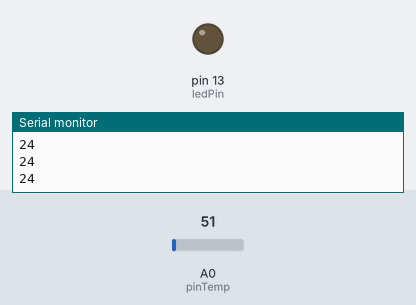
A sketch run on a simulated Arduino Uno, built with avr-gcc and run on an emulated ATmega328P. Shown: output pins drawn as LEDs (lit = HIGH), the last lines printed to the serial monitor. Inputs (shaded band) come from the test bench; at power-on: A0 (pinTemp) = 51.

Above: at 1.2 s.
1.3 s: A0 (pinTemp) set to 136
2.8 s: A0 (pinTemp) set to 156
At 3.8 s:
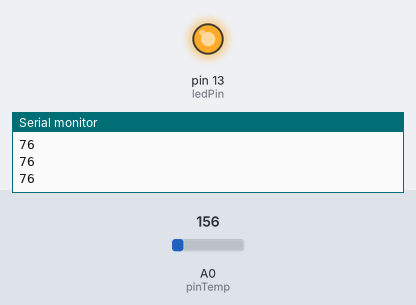
4.3 s: A0 (pinTemp) set to 112
At 4.9 s:
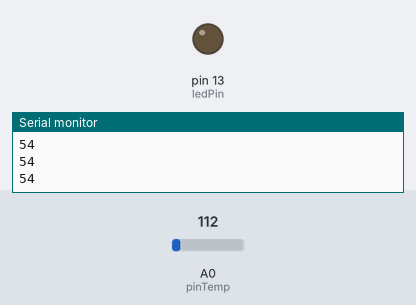
5.8 s: A0 (pinTemp) set to 163
At 7.2 s:
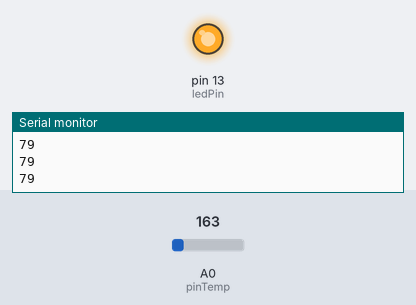
Timing chart, 0 to 8.3 s (numbered marks = the images above; inputs shaded):
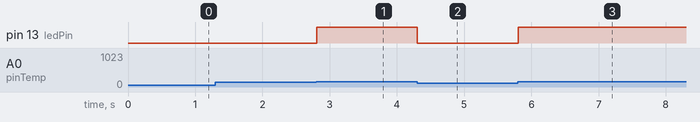

The sketch:

LEDJC.ino
```cpp
//Temperature code
int pinTemp = A0;
int ledPin = 13;

void setup() {
  Serial.begin(9600);
  pinMode(ledPin, OUTPUT);
}

void loop() {
  int temp = analogRead(pinTemp);
  temp = temp * 0.48828125;
//  Serial.print("Temperature: ");
  Serial.println(temp);
//  Serial.println("F");
//  delay(1000);
  if (temp >=71) { digitalWrite(ledPin, HIGH);
  }  else  {digitalWrite(ledPin, LOW);

  }
//analogWrite(11, map(temp, 71,80,0,255));
  }
```

Measured:
- the behaviour switches between 145 and 146 on A0 (pinTemp) (found by bisection; images 0 and 1)
- after the input at 2.8 s, pin 13 (ledPin): LOW → HIGH at once
- after the input at 4.3 s, pin 13 (ledPin): HIGH → LOW at once
- after the input at 5.8 s, pin 13 (ledPin): LOW → HIGH at once
